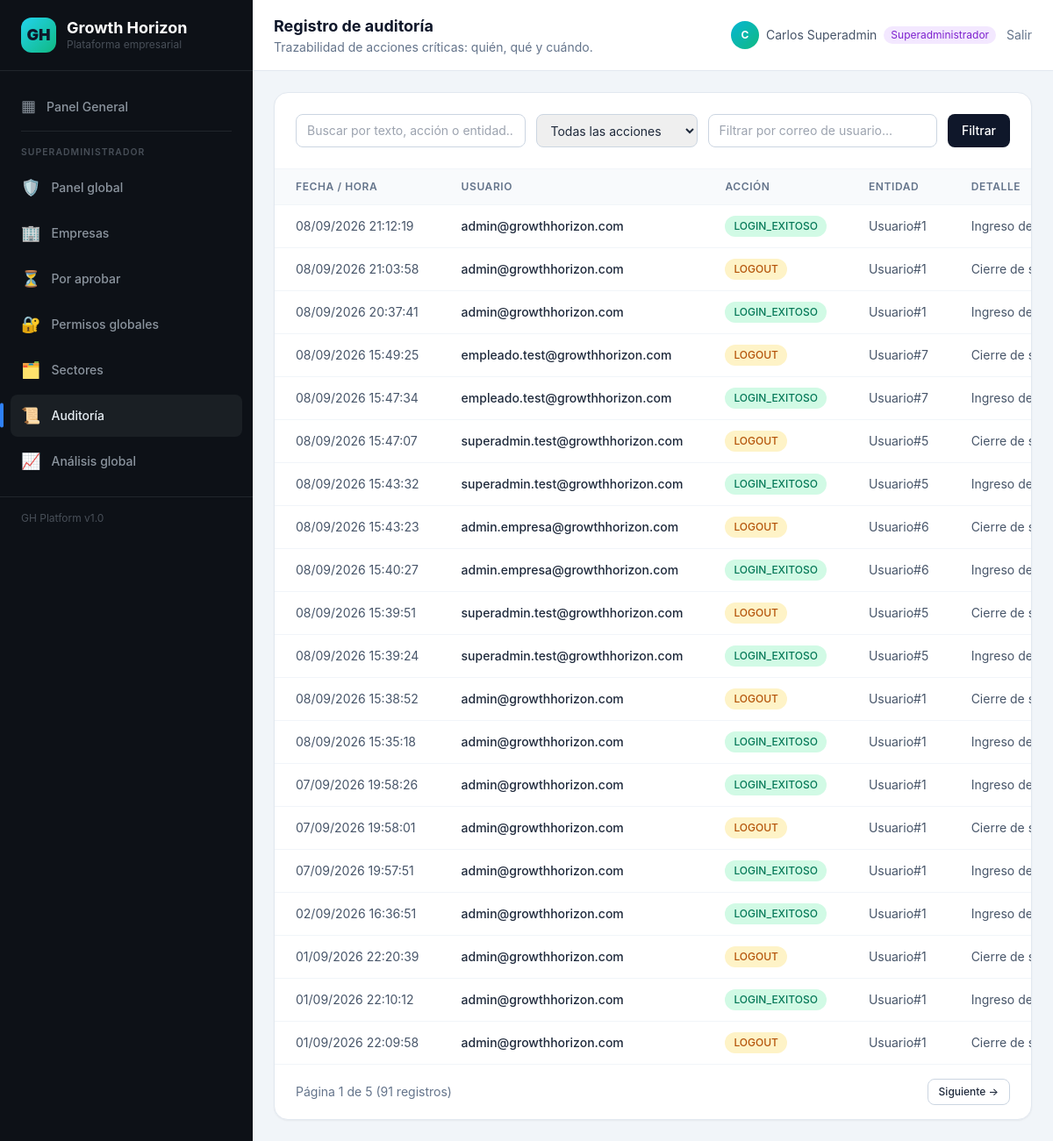
The app's page /seguridad/auditoria (signed in), older data.
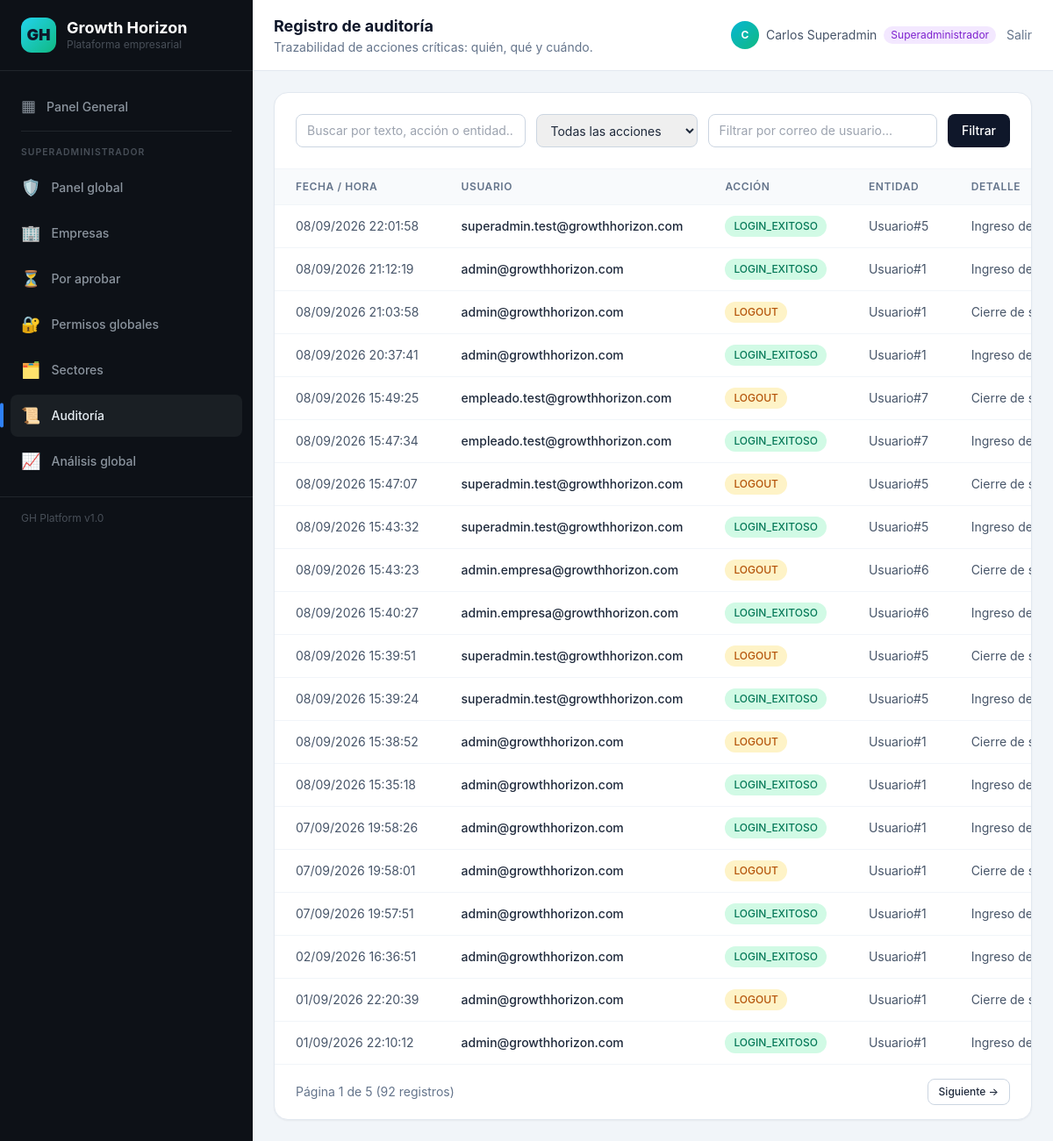
The same page, newer data.
### models/usuario.py (models this page shows, shortened)
class Usuario(UserMixin, TimestampMixin, db.Model):
    __tablename__ = "usuarios"
    id = db.Column(db.Integer, primary_key=True)
    nombre = db.Column(db.String(120), nullable=False)
    email = db.Column(db.String(180), unique=True, nullable=False, index=True)
    password_hash = db.Column(db.String(255), nullable=False)
    rol = db.Column(db.String(40), nullable=False, default=ROL_ANALISTA)
    cargo = db.Column(db.String(80), nullable=True)
    activo = db.Column(db.Boolean, nullable=False, default=True)
    sector_id = db.Column(db.Integer, db.ForeignKey("sectores.id"), nullable=True)
    empresa_id = db.Column(db.Integer, db.ForeignKey("empresas.id", ondelete="SET NULL"), nullable=True)
    ultimo_acceso = db.Column(db.DateTime, nullable=True)
    intentos_fallidos = db.Column(db.Integer, nullable=False, default=0)
    ultimo_intento_fallido = db.Column(db.DateTime, nullable=True)
    sector = db.relationship("Sector", backref=db.backref("usuarios", lazy="dynamic", passive_deletes=True))
    empresa = db.relationship("Empresa", backref=db.backref("usuarios", lazy="dynamic", passive_deletes=True))
    auditorias = db.relationship("Auditoria", backref="usuario", lazy="dynamic")
    @property
    def es_superadmin(self):
        return self.rol == ROL_SUPERADMIN
    @property
    def tiene_empresa(self):
        return self.empresa is not None
    @property
    def etiqueta_rol(self):
        from models.roles import ROLES_DISPONIBLES
        return ROLES_DISPONIBLES.get(self.rol, self.rol)

### models/auditoria.py (models this page shows, shortened)
class Auditoria(db.Model):
    __tablename__ = "auditoria"
    id = db.Column(db.Integer, primary_key=True)
    usuario_id = db.Column(db.Integer, db.ForeignKey("usuarios.id", ondelete="SET NULL"), nullable=True)
    accion = db.Column(db.String(60), nullable=False, index=True)
    entidad = db.Column(db.String(60), nullable=True)
    entidad_id = db.Column(db.Integer, nullable=True)
    detalle = db.Column(db.Text, nullable=True)
    ip_address = db.Column(db.String(45), nullable=True)
    user_agent = db.Column(db.String(255), nullable=True)
    created_at = db.Column(db.DateTime, default=datetime.utcnow, nullable=False, index=True)

### routes/seguridad.py (the view, shortened to what this page needs)
@seguridad_bp.route("/auditoria")
@login_required
@superadmin_requerido
def auditoria():
    pagina = request.args.get("page", 1, type=int)
    accion = request.args.get("accion", "").strip()
    email = request.args.get("usuario", "").strip()
    busqueda = request.args.get("q", "").strip()
    consulta = Auditoria.query.outerjoin(Usuario, Auditoria.usuario_id == Usuario.id)
    if accion:
        consulta = consulta.filter(Auditoria.accion == accion)
    if email:
        consulta = consulta.filter(Usuario.email.ilike(f"%{email}%"))
    registros = consulta.order_by(Auditoria.created_at.desc()).paginate(
        page=pagina, per_page=20, error_out=False
    )
    acciones = [r[0] for r in (Auditoria.query.with_entities(Auditoria.accion).distinct().all())]
    acciones.sort()
    return render_template(
        "seguridad/auditoria.html",
        registros=registros,
        acciones=acciones,
        accion=accion,
        email=email,
        busqueda=busqueda,
    )

### routes/decoradores.py (called while the page is built)
def superadmin_requerido(func):
    @wraps(func)
    def envoltura(*args, **kwargs):
        if not current_user.is_authenticated or current_user.rol != ROL_SUPERADMIN:
            _sin_acceso()
        return func(*args, **kwargs)
    return envoltura

### templates/seguridad/auditoria.html (shortened to what this page needs)
{% extends "base.html" %}
{% block cabecera %}Registro de auditoría{% endblock %}
{% block subcabecera %}Trazabilidad de acciones críticas: quién, qué y cuándo.{% endblock %}
{% block contenido %}
    <div class="bg-white rounded-2xl shadow-sm border border-slate-200 overflow-hidden">
        <div class="p-6 border-b border-slate-100">
            <form method="get" class="flex flex-col sm:flex-row gap-3">
                <input type="text" name="q" value="{{ busqueda }}"
                        placeholder="Buscar por texto, acción o entidad..."
                        class="flex-1 px-3 py-2 rounded-lg border border-slate-300 text-sm focus:border-cyan-500 focus:ring-1 focus:ring-cyan-500 outline-none">
                <select name="accion" class="px-3 py-2 rounded-lg border border-slate-300 text-sm focus:border-cyan-500 outline-none">
                    <option value="">Todas las acciones</option>
                </select>
                <input type="text" name="usuario" value="{{ email }}"
                        placeholder="Filtrar por correo de usuario..."
                        class="flex-1 sm:max-w-xs px-3 py-2 rounded-lg border border-slate-300 text-sm focus:border-cyan-500 focus:ring-1 focus:ring-cyan-500 outline-none">
                <button type="submit" class="px-4 py-2 rounded-lg bg-slate-900 text-white text-sm font-medium hover:bg-slate-700 transition">Filtrar</button>
            </form>
        </div>
        <div class="overflow-x-auto">
            <table class="w-full text-sm">
                <thead>
                    <tr class="text-left text-xs uppercase tracking-wider text-slate-500 border-b border-slate-100 bg-slate-50">
                        <th class="px-6 py-3 font-semibold">Fecha / hora</th>
                        <th class="px-6 py-3 font-semibold">Usuario</th>
                        <th class="px-6 py-3 font-semibold">Acción</th>
                        <th class="px-6 py-3 font-semibold">Entidad</th>
                        <th class="px-6 py-3 font-semibold">Detalle</th>
                    </tr>
                </thead>
                <tbody class="divide-y divide-slate-100">
                {% for reg in registros.items %}
                    <tr class="hover:bg-slate-50 transition">
                        <td class="px-6 py-3 text-slate-600 whitespace-nowrap">{{ reg.created_at.strftime('%d/%m/%Y %H:%M:%S') }}</td>
                        <td class="px-6 py-3">
                            {% if reg.usuario %}
                                <span class="font-medium text-slate-800">{{ reg.usuario.email }}</span>
                            {% else %}
                                <span class="text-slate-400">Anónimo</span>
                            {% endif %}
                        </td>
                        <td class="px-6 py-3">
                            <span class="inline-block px-2.5 py-1 rounded-full text-xs font-medium
                                {% if reg.accion == 'LOGIN_EXITOSO' %}bg-emerald-100 text-emerald-700
                                {% elif reg.accion == 'LOGIN_FALLIDO' %}bg-red-100 text-red-700
                                {% elif reg.accion == 'LOGOUT' or reg.accion == 'DELETE' %}bg-amber-100 text-amber-700
                                {% elif reg.accion == 'INSERT' %}bg-sky-100 text-sky-700
                                {% elif reg.accion == 'UPDATE' %}bg-indigo-100 text-indigo-700
                                {% else %}bg-slate-100 text-slate-700{% endif %}">
                                {{ reg.accion }}
                            </span>
                        </td>
                        <td class="px-6 py-3 text-slate-600">
                            {{ reg.entidad or '—' }}{% if reg.entidad_id %}#{{ reg.entidad_id }}{% endif %}
                        </td>
                        <td class="px-6 py-3 text-slate-600 max-w-[260px]">
                            <span class="block truncate" title="{{ reg.detalle }}">{{ reg.detalle or '—' }}</span>
                        </td>
                    </tr>
                {% else %}
                    <tr>
                        <td colspan="6" class="px-6 py-12 text-center text-slate-400 text-sm">No hay registros con esos filtros.</td>
                    </tr>
                {% endfor %}
                </tbody>
            </table>
        </div>
        {% if registros.pages > 1 %}
        <div class="px-6 py-4 border-t border-slate-100 flex items-center justify-between">
            <p class="text-sm text-slate-500">
                Página {{ registros.page }} de {{ registros.pages }}
                ({{ registros.total }} registros)
            </p>
            <div class="flex gap-2">
                {% if registros.has_next %}
                    <a href="{{ url_for('seguridad.auditoria', page=registros.next_num, accion=accion, usuario=email, q=busqueda) }}"
                        class="px-3 py-1.5 rounded-lg border border-slate-300 text-xs font-medium hover:bg-slate-50 transition">Siguiente &rarr;</a>
                {% endif %}
            </div>
        </div>
        {% endif %}
    </div>
{% endblock %}

### templates/base.html (shortened to what this page needs)
<!DOCTYPE html>
<html lang="es" class="h-full">
<head>
    <script src="https://cdn.tailwindcss.com"></script>
    <link rel="stylesheet" href="https://cdnjs.cloudflare.com/ajax/libs/animate.css/4.1.1/animate.min.css" />
    <link rel="stylesheet" href="{{ url_for('static', filename='css/ripple.css') }}" />
</head>
<body class="h-full bg-slate-100 text-slate-800 antialiased">
    <div class="flex h-screen overflow-hidden" x-data="{ empresaMenu: true }">
        <aside class="w-72 flex-col shrink-0 gh-sidebar" x-show="empresaMenu">
            <div class="flex items-center gap-3 px-6 py-5 border-b" style="border-color: #21262C;">
                <div
                    class="w-10 h-10 rounded-xl bg-gradient-to-br from-cyan-400 to-emerald-500 flex items-center justify-center text-lg font-black text-slate-900">
                    GH</div>
                <div>
                    <h1 class="text-white font-bold text-lg leading-tight">Growth Horizon</h1>
                    <p class="text-xs" style="color: #484f58;">Plataforma empresarial</p>
                </div>
            </div>
            <nav class="flex-1 overflow-y-auto scrollbar-thin px-3 py-4 space-y-1">
                <a href="{{ url_for('main.dashboard') }}"
                    class="gh-nav-item {% if request.endpoint == 'main.dashboard' %}gh-active{% endif %}">
                    <span class="text-lg">▦</span> Panel General
                </a>
                {% if current_user.is_authenticated and current_user.es_superadmin %}
                <div class="gh-divider"></div>
                <p class="gh-section-label">Superadministrador</p>
                <a href="{{ url_for('superadmin.panel') }}"
                    class="gh-nav-item {% if request.endpoint and request.endpoint.startswith('superadmin') %}gh-active{% endif %}">
                    <span class="text-lg">🛡️</span> Panel global
                </a>
                <a href="{{ url_for('superadmin.empresas') }}"
                    class="gh-nav-item {% if request.endpoint == 'superadmin.empresas' %}gh-active{% endif %}">
                    <span class="text-lg">🏢</span> Empresas
                </a>
                <a href="{{ url_for('superadmin.empresas_pendientes') }}"
                    class="gh-nav-item {% if request.endpoint == 'superadmin.empresas_pendientes' %}gh-active{% endif %}">
                    <span class="flex items-center gap-3 flex-1"><span class="text-lg">⏳</span> Por aprobar</span>
                </a>
                <a href="{{ url_for('superadmin.permisos') }}"
                    class="gh-nav-item {% if request.endpoint == 'superadmin.permisos' %}gh-active{% endif %}">
                    <span class="text-lg">🔐</span> Permisos globales
                </a>
                <a href="{{ url_for('sectores.listar') }}"
                    class="gh-nav-item {% if request.endpoint and request.endpoint.startswith('sectores') %}gh-active{% endif %}">
                    <span class="text-lg">🗂️</span> Sectores
                </a>
                <a href="{{ url_for('seguridad.auditoria') }}"
                    class="gh-nav-item {% if request.endpoint and request.endpoint.startswith('seguridad') %}gh-active{% endif %}">
                    <span class="text-lg">📜</span> Auditoría
                </a>
                <a href="{{ url_for('analisis.principal') }}"
                    class="gh-nav-item {% if request.endpoint == 'analisis.principal' %}gh-active{% endif %}">
                    <span class="text-lg">📈</span> Análisis global
                </a>
                {% endif %}
            </nav>
            <div class="gh-sidebar-footer px-6 py-4 text-xs">
                GH Platform v1.0
            </div>
        </aside>
        <div class="flex-1 flex flex-col overflow-hidden pt-14 md:pt-0">
            <header class="bg-white border-b border-slate-200 px-6 py-4 flex items-center justify-between">
                <div>
                    <h2 class="text-lg font-bold text-slate-900">{% block cabecera %}{% endblock %}</h2>
                    <p class="text-sm text-slate-500">{% block subcabecera %}{% endblock %}</p>
                </div>
                <div class="flex items-center gap-3">
                    {% if current_user.is_authenticated %}
                    <span class="hidden sm:inline-flex items-center gap-2 text-sm text-slate-600">
                        <span
                            class="w-8 h-8 rounded-full bg-gradient-to-br from-cyan-500 to-emerald-500 text-white flex items-center justify-center text-xs font-bold">
                            {{ current_user.nombre[:1] | upper }}
                        </span>
                        {{ current_user.nombre }}
                        <span
                            class="px-2 py-0.5 text-xs rounded-full
                            {% if current_user.es_superadmin %}bg-purple-100 text-purple-700
                            {% elif current_user.es_admin_empresa %}bg-emerald-100 text-emerald-700
                            {% elif current_user.es_empleado %}bg-sky-100 text-sky-700
                            {% else %}bg-slate-100 text-slate-700{% endif %}">
                            {{ current_user.etiqueta_rol }}
                        </span>
                    </span>
                    <a href="{{ url_for('auth.logout') }}"
                        class="text-sm text-slate-500 hover:text-red-600 transition">Salir</a>
                    {% endif %}
                </div>
            </header>
            <main class="flex-1 overflow-y-auto scrollbar-thin p-6">
                {% block contenido %}{% block content %}{% endblock %}{% endblock %}
            </main>
        </div>
    </div>
</body>
</html>

### templates/base.html (style rules this page uses)
body { font-family: 'Inter', system-ui, -apple-system, sans-serif; }
.gh-sidebar { background-color: #0D1117; }
.gh-sidebar .gh-nav-item { position: relative; display: flex; align-items: center; gap: 0.75rem; padding: 0.625rem 0.75rem; border-radius: 0.5rem; font-size: 0.875rem; font-weight: 500; color: #8b949e; background-color: transparent; cursor: pointer; transition: background-color 300ms ease, color 200ms ease, filter 300ms ease, transform 300ms ease; }
.gh-sidebar .gh-nav-item:active, .gh-sidebar .gh-nav-item.gh-active { background-color: #1A1F24; color: #e6edf3; outline: none; }
.gh-sidebar .gh-nav-item::before { content: ""; position: absolute; top: 50%; left: -12px; width: 4px; height: 0; background-color: #2F81F7; border-radius: 4px; transform: translateY(-50%); opacity: 0; transition: height 250ms cubic-bezier(0.25, 0.8, 0.25, 1), opacity 250ms ease; }
.gh-sidebar .gh-nav-item:active::before, .gh-sidebar .gh-nav-item.gh-active::before { height: 60%; opacity: 1; }
.gh-sidebar .gh-section-label { padding: 0.75rem 0.75rem 0.25rem; font-size: 0.65rem; font-weight: 600; text-transform: uppercase; letter-spacing: 0.1em; color: #484f58; }
.gh-sidebar .gh-divider { height: 1px; background-color: #21262C; margin: 0.5rem 0.75rem; }
.gh-sidebar-footer { border-top: 1px solid #21262C; color: #484f58; }

Row changes from the older to the newer data that the page shows:
no longer on this page (row unchanged): Auditoria: created_at "01/09/2026 22:09:58", usuario.email "admin@growthhorizon.com", accion "LOGOUT", entidad "Usuario", entidad_id "1", detalle "Cierre de sesión de admin@g…"
added Auditoria: created_at "08/09/2026 22:01:58", usuario.email "superadmin.test@growthhorizon.com", accion "LOGIN_EXITOSO", entidad "Usuario", entidad_id "5", detalle "Ingreso de superadmin.test@…"
Text that changed along with them:
{{ registros.total }}: "91" → "92"
